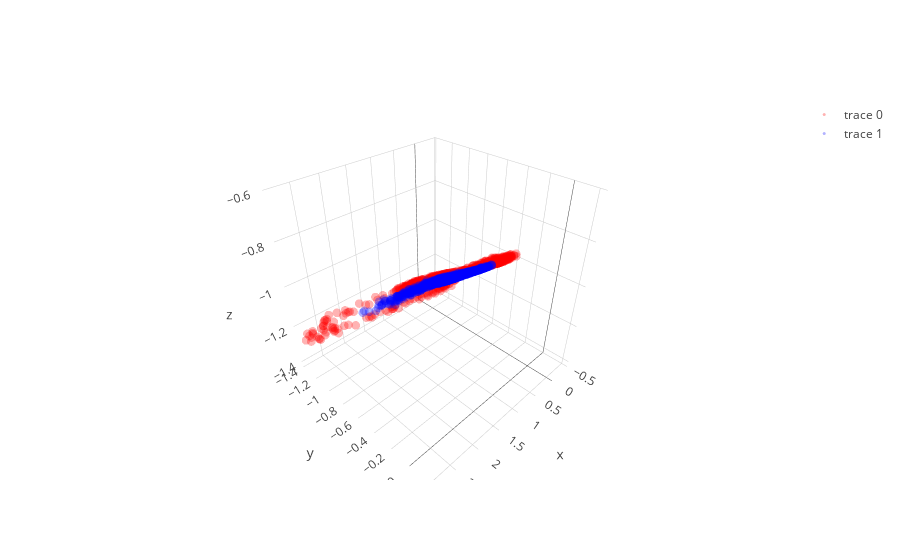
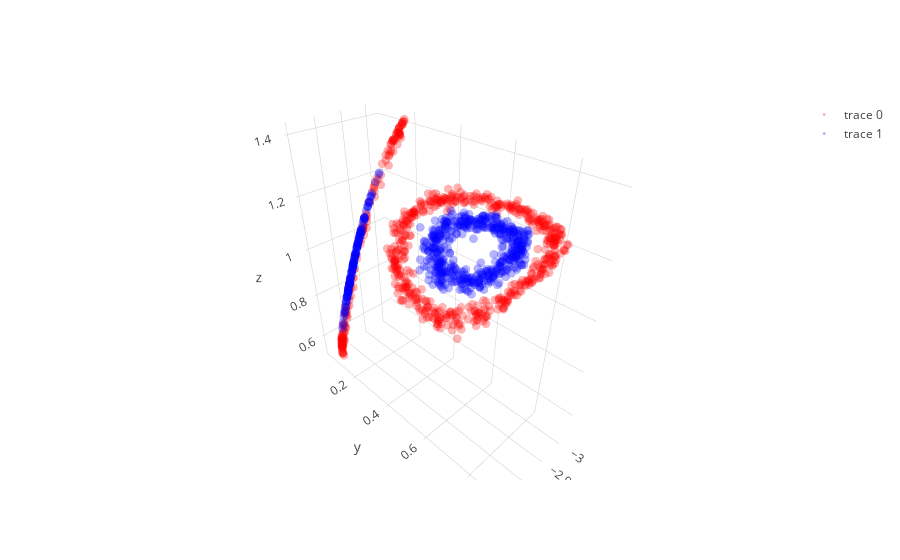
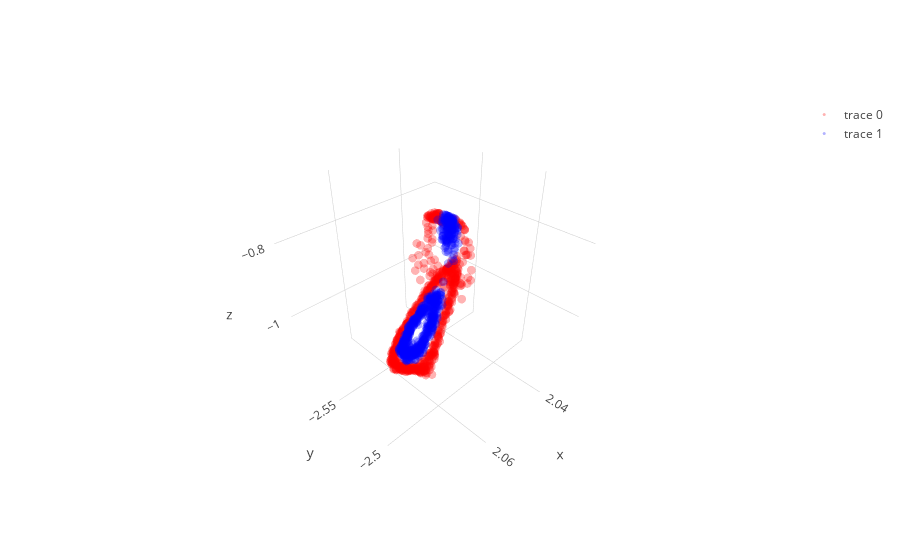

Notebook code cell kept with these figures, in order:
### Code cell
layer1,layer1_var = l1.feed_non(X)
layer2,layer2_var = l2.feed_non(layer1)
layer3,layer3_var = l3.feed_non(layer2)
layer4,layer4_var = l4.feed_linear(layer3)

show_3D(layer1)  
show_3D(layer2)    
show_3D(layer3)   

plt.figure(figsize=(8,6))
plt.scatter(layer4[y==0, 0], np.zeros((len(dsad)//2,1)), color='red',  alpha=0.1)
plt.scatter(layer4[y==1, 0], np.zeros((len(dsad)//2,1)), color='blue', alpha=0.1)
plt.show()

### Figure 1 — Plotly figure (JSON) as saved in the notebook; plotly's stock layout.template omitted (floating-point values rounded to 4 significant figures; data arrays with more than 128 entries replaced by an {"elided": "..."} marker saying what was removed)
{"data": [{"line": {"color": "red", "width": 0.5}, "marker": {"opacity": 0.3, "size": 3}, "mode": "markers", "type": "scatter3d", "uid": "8e55a31b-a21f-440c-9a83-53c2365b1ed5", "x": {"elided": "650 float values"}, "y": {"elided": "650 float values"}, "z": {"elided": "650 float values"}}, {"line": {"color": "blue", "width": 0.5}, "marker": {"opacity": 0.3, "size": 3}, "mode": "markers", "type": "scatter3d", "uid": "93124be1-50d7-433b-87fd-ee0ba6624c7c", "x": {"elided": "650 float values"}, "y": {"elided": "650 float values"}, "z": {"elided": "650 float values"}}], "layout": {}}

### Figure 2 — Plotly figure (JSON) as saved in the notebook; plotly's stock layout.template omitted (floating-point values rounded to 4 significant figures; data arrays with more than 128 entries replaced by an {"elided": "..."} marker saying what was removed)
{"data": [{"line": {"color": "red", "width": 0.5}, "marker": {"opacity": 0.3, "size": 3}, "mode": "markers", "type": "scatter3d", "uid": "f48f8537-4d13-4380-bf1c-b29599377c80", "x": {"elided": "650 float values"}, "y": {"elided": "650 float values"}, "z": {"elided": "650 float values"}}, {"line": {"color": "blue", "width": 0.5}, "marker": {"opacity": 0.3, "size": 3}, "mode": "markers", "type": "scatter3d", "uid": "6c857077-f9ef-4ca9-aa7d-818098b36d2e", "x": {"elided": "650 float values"}, "y": {"elided": "650 float values"}, "z": {"elided": "650 float values"}}], "layout": {}}

### Figure 3 — Plotly figure (JSON) as saved in the notebook; plotly's stock layout.template omitted (floating-point values rounded to 4 significant figures; data arrays with more than 128 entries replaced by an {"elided": "..."} marker saying what was removed)
{"data": [{"line": {"color": "red", "width": 0.5}, "marker": {"opacity": 0.3, "size": 3}, "mode": "markers", "type": "scatter3d", "uid": "a69685c0-797d-4098-a79f-b6acf6a94f02", "x": {"elided": "650 float values"}, "y": {"elided": "650 float values"}, "z": {"elided": "650 float values"}}, {"line": {"color": "blue", "width": 0.5}, "marker": {"opacity": 0.3, "size": 3}, "mode": "markers", "type": "scatter3d", "uid": "1bbe07f1-e803-416b-a2fa-2bebebc93a2b", "x": {"elided": "650 float values"}, "y": {"elided": "650 float values"}, "z": {"elided": "650 float values"}}], "layout": {}}
